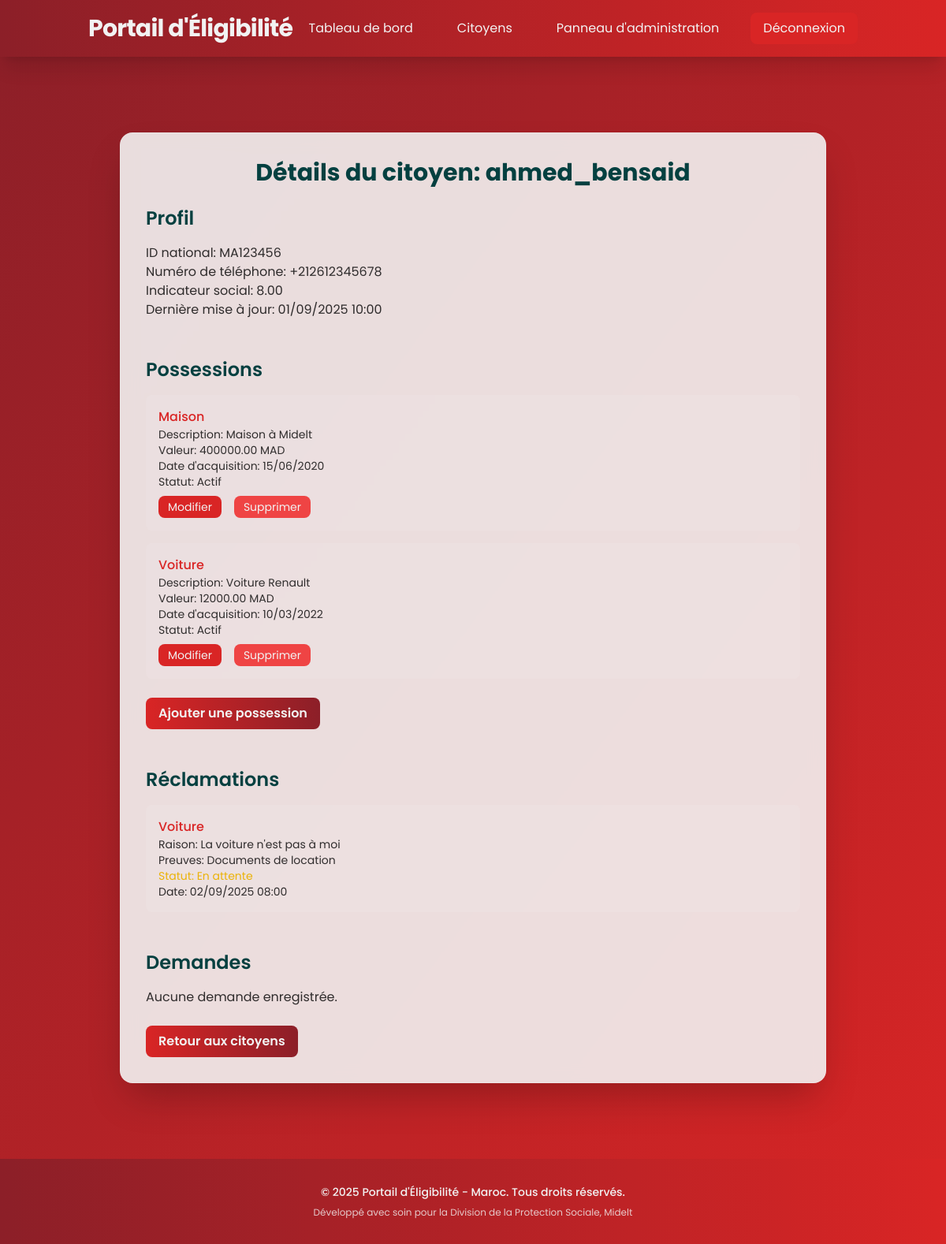
Screenshot of /staff/citizen/1/ (signed in) with the database file from the repository.
### website/models.py (models this page shows)
class User(AbstractUser):
    USER_TYPES = [
        ('citizen', 'Citizen'),
        ('data_entry_staff', 'Data Entry Staff'),
        ('investigator', 'Investigator'),
        ('supervisor', 'Supervisor'),
        ('admin', 'Admin'),
    ]
    user_type = models.CharField(max_length=20, choices=USER_TYPES, default='citizen')
    national_id = models.CharField(max_length=20, unique=True)
    phone_validator = RegexValidator(regex=r'^\+212[0-9]{9}$', message="Phone number must be in format: '+212xxxxxxxxx'")
    phone_number = models.CharField(validators=[phone_validator], max_length=17, unique=True)
    birth_date = models.DateField(null=True, blank=True)
    address = models.TextField(blank=True)
    is_verified = models.BooleanField(default=False)
    verification_code = models.CharField(max_length=6, blank=True)
    created_at = models.DateTimeField(auto_now_add=True)
    updated_at = models.DateTimeField(auto_now=True)
    groups = models.ManyToManyField(
        'auth.Group',
        verbose_name='groups',
        blank=True,
        related_name='website_user_groups',  # Unique related_name
        help_text='The groups this user belongs to.',
    )
    user_permissions = models.ManyToManyField(
        'auth.Permission',
        verbose_name='user permissions',
        blank=True,
        related_name='website_user_permissions',  # Unique related_name
        help_text='Specific permissions for this user.',
    )

class CitizenProfile(models.Model):
    user = models.OneToOneField(User, on_delete=models.CASCADE)
    family_size = models.IntegerField(default=1)
    monthly_income = models.DecimalField(max_digits=12, decimal_places=2, default=0)
    has_other_insurance = models.BooleanField(default=False)
    other_insurance_details = models.TextField(blank=True)
    current_social_indicator = models.DecimalField(max_digits=10, decimal_places=4, default=0)
    last_calculated = models.DateTimeField(null=True, blank=True)

class CitizenPossession(models.Model):
    STATUS_CHOICES = [
        ('active', 'Active'),
        ('under_investigation', 'Under Investigation'),
        ('disputed', 'Disputed'),
        ('removed', 'Removed'),
    ]
    citizen = models.ForeignKey(User, on_delete=models.CASCADE)
    possession_type = models.ForeignKey(PossessionType, on_delete=models.CASCADE)
    description = models.TextField()  # Additional details about the possession
    acquisition_date = models.DateField()
    estimated_value = models.DecimalField(max_digits=12, decimal_places=2)
    status = models.CharField(max_length=20, choices=STATUS_CHOICES, default='active')
    added_by = models.ForeignKey(User, on_delete=models.CASCADE, related_name='added_possessions')
    created_at = models.DateTimeField(auto_now_add=True)
    updated_at = models.DateTimeField(auto_now=True)

class PossessionType(models.Model):
    category = models.ForeignKey(PossessionCategory, on_delete=models.CASCADE)
    name = models.CharField(max_length=100)  # e.g., "Normal Car", "Luxury Car", "Motorcycle"
    description = models.TextField()
    point_value = models.DecimalField(max_digits=10, decimal_places=4)  # e.g., 0.14 for normal car
    is_active = models.BooleanField(default=True)
    created_at = models.DateTimeField(auto_now_add=True)

class Reclamation(models.Model):
    STATUS_CHOICES = [
        ('pending', 'Pending'),
        ('under_investigation', 'Under Investigation'),
        ('approved', 'Approved - Possession Removed'),
        ('rejected', 'Rejected - Fine Applied'),
        ('closed', 'Closed'),
    ]
    id = models.UUIDField(primary_key=True, default=uuid.uuid4, editable=False)
    citizen = models.ForeignKey(User, on_delete=models.CASCADE)
    possession = models.ForeignKey(CitizenPossession, on_delete=models.CASCADE)
    reason = models.TextField()  # Why citizen disputes this possession
    evidence_description = models.TextField(blank=True)
    status = models.CharField(max_length=20, choices=STATUS_CHOICES, default='pending')
    assigned_investigator = models.ForeignKey(User, on_delete=models.SET_NULL, null=True, blank=True, related_name='investigations')
    investigation_notes = models.TextField(blank=True)
    resolution_date = models.DateTimeField(null=True, blank=True)
    created_at = models.DateTimeField(auto_now_add=True)
    updated_at = models.DateTimeField(auto_now=True)

### website/views.py (the view)
# urls.py: path('staff/citizen/<int:citizen_id>/', views.citizen_detail, name='citizen_detail'),
@login_required
@user_passes_test(is_staff_member)
def citizen_detail(request, citizen_id):
    citizen = get_object_or_404(User, id=citizen_id, user_type='citizen')
    profile = get_object_or_404(CitizenProfile, user=citizen)
    possessions = CitizenPossession.objects.filter(citizen=citizen).order_by('-created_at')
    reclamations = Reclamation.objects.filter(citizen=citizen).order_by('-created_at')
    applications = Application.objects.filter(citizen=citizen).order_by('-created_at')
    context = {
        'citizen': citizen,
        'profile': profile,
        'possessions': possessions,
        'reclamations': reclamations,
        'applications': applications,
    }
    return render(request, 'staff/citizen_detail.html', context)

### website/views.py (called while the page is built)
def is_staff_member(user):
    return user.user_type in ['data_entry_staff', 'investigator', 'supervisor', 'admin']

### website/templates/staff/citizen_detail.html (shortened to what this page needs)
{% extends 'base.html' %}
{% block content %}
<div class="flex items-center justify-center py-12" style="height:fit-content; min-height: 75vh;">
    <div class="glass p-8 rounded-2xl shadow-2xl w-full max-w-4xl animate-fade-in-up">
        <h1 class="text-3xl font-bold text-center text-[#044040] mb-6">Détails du citoyen: {{ citizen.username }}</h1>
        <div class="mb-12">
            <h2 class="text-2xl font-semibold text-[#044040] mb-4">Profil</h2>
            <p class="text-[#000000]/80">ID national: {{ citizen.national_id }}</p>
            <p class="text-[#000000]/80">Numéro de téléphone: {{ citizen.phone_number }}</p>
            <p class="text-[#000000]/80">Indicateur social: {{ profile.current_social_indicator|floatformat:2 }}</p>
            <p class="text-[#000000]/80">Dernière mise à jour: {{ profile.last_calculated|date:"d/m/Y H:i" }}</p>
        </div>
        <div class="mb-12">
            <h2 class="text-2xl font-semibold text-[#044040] mb-4">Possessions</h2>
            {% if possessions %}
                <ul class="space-y-4">
                    {% for possession in possessions %}
                        <li class="bg-[#F2F2F2]/10 p-4 rounded-lg hover:bg-[#F2F2F2]/20 transition-all duration-300 hover-scale">
                            <p class="font-medium text-[#D92525]">{{ possession.possession_type.name }}</p>
                            <p class="text-sm text-[#000000]/80">Description: {{ possession.description|default:"Aucune" }}</p>
                            <p class="text-sm text-[#000000]/80">Valeur: {{ possession.estimated_value|floatformat:2 }} MAD</p>
                            <p class="text-sm text-[#000000]/80">Date d'acquisition: {{ possession.acquisition_date|date:"d/m/Y" }}</p>
                            <p class="text-sm text-[#000000]/80">Statut:
                                {% if possession.status == 'active' %}Actif
                                {% elif possession.status == 'under_investigation' %}En cours d'investigation
                                {% elif possession.status == 'removed' %}Supprimé
                                {% endif %}
                            </p>
                            {% if user.user_type == 'data_entry_staff' or user.user_type == 'admin' %}
                                <div class="mt-2 flex space-x-4">
                                    <a href="{% url 'edit_possession' possession.id %}"
                                       class="text-sm bg-[#D92525] text-[#F2F2F2] px-3 py-1 rounded-lg hover:bg-[#591C21] transition-all duration-300 hover-scale">
                                        Modifier
                                    </a>
                                    <form method="post" action="{% url 'delete_possession' possession.id %}">
                                        <button type="submit"
                                                class="text-sm bg-red-500 text-[#F2F2F2] px-3 py-1 rounded-lg hover:bg-red-600 transition-all duration-300 hover-scale"
                                                onclick="return confirm('Voulez-vous vraiment supprimer cette possession ?');">
                                            Supprimer
                                        </button>
                                    </form>
                                </div>
                            {% endif %}
                        </li>
                    {% endfor %}
                </ul>
                <a href="{% url 'add_possession' citizen.id %}"
                   class="mt-6 inline-block bg-gradient-to-r from-[#D92525] to-[#8C1F28] text-[#F2F2F2] px-4 py-2 rounded-lg font-semibold hover:from-[#591C21] hover:to-[#D92525] transition-all duration-300 hover-scale animate-pulse">
                    Ajouter une possession
                </a>
            {% endif %}
        </div>
        <div class="mb-12">
            <h2 class="text-2xl font-semibold text-[#044040] mb-4">Réclamations</h2>
            {% if reclamations %}
                <ul class="space-y-4">
                    {% for reclamation in reclamations %}
                        <li class="bg-[#F2F2F2]/10 p-4 rounded-lg hover:bg-[#F2F2F2]/20 transition-all duration-300 hover-scale">
                            <p class="font-medium text-[#D92525]">{{ reclamation.possession.possession_type.name }}</p>
                            <p class="text-sm text-[#000000]/80">Raison: {{ reclamation.reason|truncatewords:10 }}</p>
                            <p class="text-sm text-[#000000]/80">Preuves: {{ reclamation.evidence_description|default:"Aucune" }}</p>
                            <p class="text-sm {% if reclamation.status == 'pending' %}text-yellow-500{% elif reclamation.status == 'under_investigation' %}text-blue-500{% elif reclamation.status == 'approved' %}text-green-500{% else %}text-red-500{% endif %}">
                                Statut:
                                {% if reclamation.status == 'pending' %}En attente
                                {% elif reclamation.status == 'under_investigation' %}En cours d'investigation
                                {% elif reclamation.status == 'approved' %}Approuvée
                                {% elif reclamation.status == 'rejected' %}Rejetée
                                {% elif reclamation.status == 'closed' %}Clôturée
                                {% endif %}
                            </p>
                            <p class="text-sm text-[#000000]/80">Date: {{ reclamation.created_at|date:"d/m/Y H:i" }}</p>
                        </li>
                    {% endfor %}
                </ul>
            {% else %}
                <p class="text-[#000000]/80">Aucune réclamation enregistrée.</p>
            {% endif %}
        </div>
        <div>
            <h2 class="text-2xl font-semibold text-[#044040] mb-4">Demandes</h2>
            {% if applications %}
                <ul class="space-y-4">
                    {% for application in applications %}
                        <li class="bg-[#F2F2F2]/10 p-4 rounded-lg hover:bg-[#F2F2F2]/20 transition-all duration-300 hover-scale">
                            <p class="font-medium text-[#D92525]">{{ application.program_type|upper }}</p>
                            <p class="text-sm text-[#000000]/80">Indicateur social: {{ application.social_indicator_at_submission|floatformat:2 }}</p>
                            <p class="text-sm text-[#000000]/80">Seuil: {{ application.threshold_at_submission|floatformat:2 }}</p>
                            <p class="text-sm {% if application.status == 'submitted' %}text-yellow-500{% elif application.status == 'under_review' %}text-blue-500{% elif application.status == 'approved' %}text-green-500{% else %}text-red-500{% endif %}">
                                Statut:
                                {% if application.status == 'submitted' %}Soumise
                                {% elif application.status == 'under_review' %}En cours d'examen
                                {% elif application.status == 'approved' %}Approuvée
                                {% elif application.status == 'rejected' %}Rejetée
                                {% endif %}
                            </p>
                            <p class="text-sm text-[#000000]/80">Date de soumission: {{ application.submitted_at|date:"d/m/Y H:i" }}</p>
                        </li>
                    {% endfor %}
                </ul>
            {% else %}
                <p class="text-[#000000]/80">Aucune demande enregistrée.</p>
            {% endif %}
        </div>
        <a href="{% url 'manage_citizens' %}"
           class="mt-6 inline-block bg-gradient-to-r from-[#D92525] to-[#8C1F28] text-[#F2F2F2] px-4 py-2 rounded-lg font-semibold hover:from-[#591C21] hover:to-[#D92525] transition-all duration-300 hover-scale animate-pulse">
            Retour aux citoyens
        </a>
    </div>
</div>
{% endblock %}

### rows the page displays
User: username "ahmed_bensaid", national_id "MA123456", phone_number "+212612345678"
CitizenProfile: current_social_indicator "8.00", last_calculated "01/09/2025 10:00"
CitizenPossession: possession_type.name "Maison", description "Maison à Midelt", estimated_value "400000.00", acquisition_date "15/06/2020", status "Actif"
CitizenPossession: possession_type.name "Voiture", description "Voiture Renault", estimated_value "12000.00", acquisition_date "10/03/2022", status "Actif"
Reclamation: possession.possession_type.name "Voiture", reason "La voiture n'est pas à moi", evidence_description "Documents de location", status "En attente", created_at "02/09/2025 08:00"
